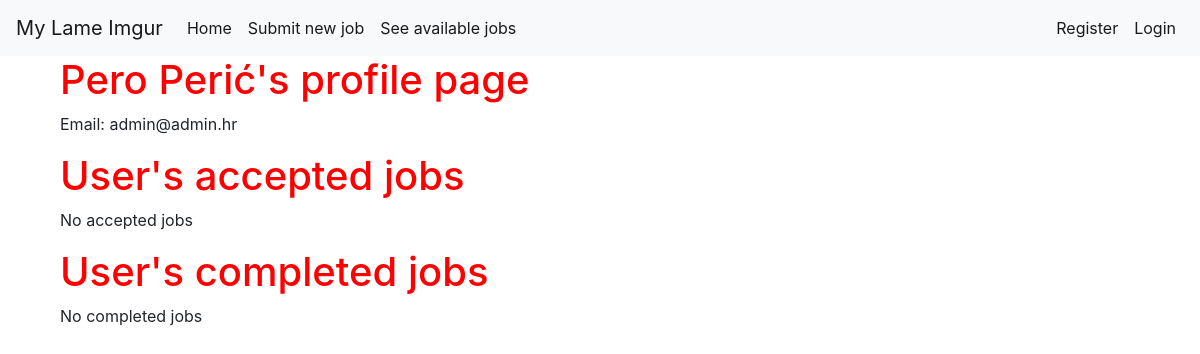
/accounts/profile/1, run on an earlier commit of the app's database.
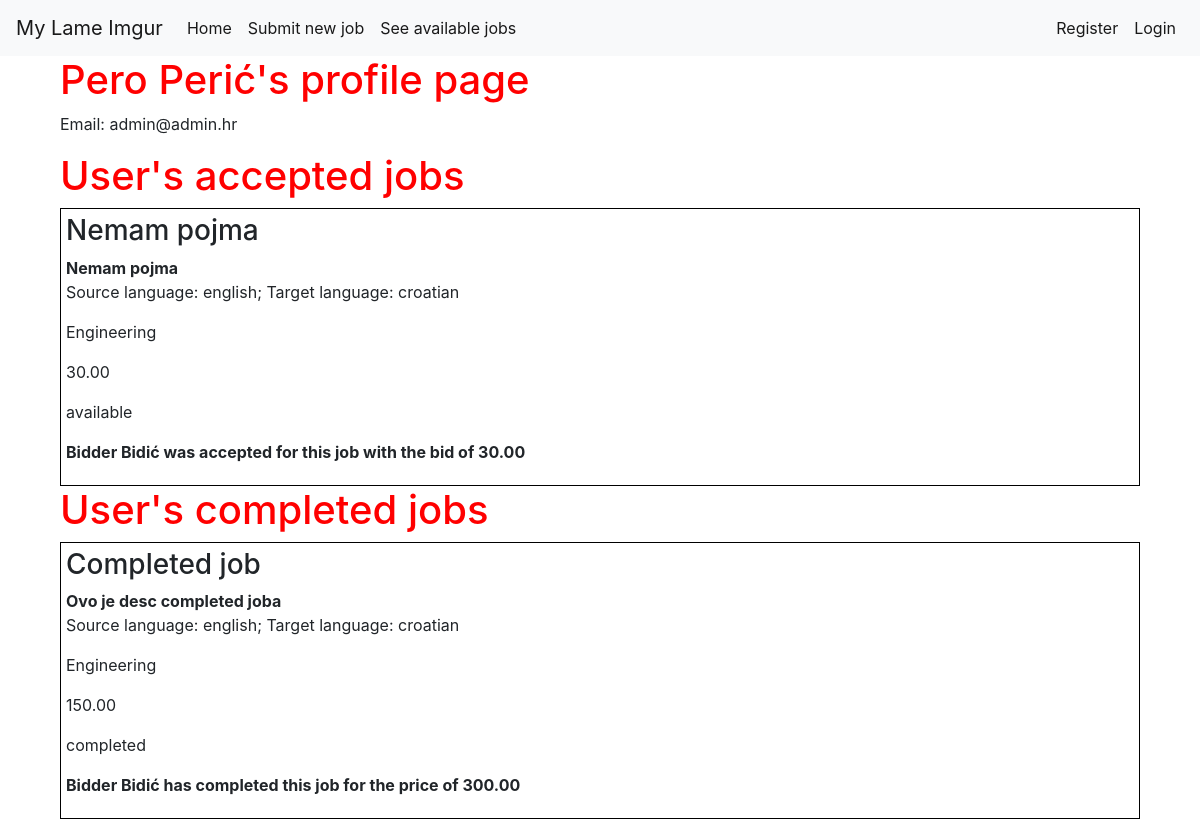
And on a later commit of the database.
### app/models.py (models this page shows, shortened)
class Job(models.Model):
    class Status(models.TextChoices):
        AVAILABLE = 'available', "Available"
        ASSIGNED = 'assigned', "Assigned"
        IN_PROGRESS = 'in_progress', "In Progress"
        COMPLETED = 'completed', "Completed"
    class Field(models.TextChoices):
        ART = 'art', "Art"
        BUS = 'business', "Business"
        COMP = 'computers', "Computers"
        EDU = 'education', "Education"
        ENG = 'engineering', "Engineering"
        FIN = 'finance', "Finance"
        LAW = 'law', "Law"
        LIT = 'literature', "Literature"
        MED = 'medicine', "Medicine"
        SCI = 'science', "Science"
        SOC = 'social_sciences', "Social Sciences"
        TECH = 'technology', "Technology"
    class Language(models.TextChoices):
        ENG = 'en', "English"
        SPA = 'spa', "Spanish"
        FRE = 'fr', "French"
        GER = 'de', "German"
        ITA = 'it', "Italian"
        JPN = 'ja', "Japanese"
        CRO = 'hr', "Croatian"
    user = models.ForeignKey(User, on_delete=models.CASCADE)
    title = models.CharField(max_length=100)
    description = models.CharField(max_length=100)
    source_lang = models.CharField(
            max_length=3,
            choices=Language.choices,
            default=Language.ENG,
    )
    target_lang = models.CharField(
            max_length=3,
            choices=Language.choices,
            default=Language.CRO,
    )
    field = models.CharField(
            max_length=100,
            choices=Field.choices,
            default=Field.ENG,
    )
    budget = models.DecimalField(max_digits=8, decimal_places=2)
    text = models.TextField()
    status = models.CharField(
            max_length=100,
            choices=Status.choices,
            default=Status.AVAILABLE,
    )
    translation = models.TextField(blank=True, null=True)
    def accepted_bid(self):
        return self.bid_set.filter(accepted=True).first()
    def accepted_bidder(self):
        return self.accepted_bid().bidder.account
    @classmethod
    def accepted_jobs_for(cls, user):
        accepted_bids = Bid.objects.filter(job__in=user.job_set.all(), accepted=True)
        accepted_jobs = [ bid.job for bid in accepted_bids if bid.job.status != "completed" ]
        return accepted_jobs

class Bid(models.Model):
    bidder = models.ForeignKey(User, on_delete=models.CASCADE)
    job = models.ForeignKey(Job, on_delete=models.CASCADE)
    price = models.DecimalField(max_digits=8, decimal_places=2)
    accepted = models.BooleanField()

class Account(models.Model):
    user = models.OneToOneField(User, on_delete=models.CASCADE)
    name = models.CharField(max_length=100)
    balance = models.DecimalField(max_digits=8, decimal_places=2, default=0)
    translator = models.BooleanField()

### accounts/views.py (the view)
# urls.py: path('profile/<int:user_id>', views.profile, name="profile"),
def profile(request, user_id):
    user = get_object_or_404(User, pk=user_id)
    accepted_jobs = Job.accepted_jobs_for(user)
    completed_jobs = Job.objects.filter(user=user, status='completed')
    context = {
        'profile_user': user,
        'accepted_jobs': accepted_jobs,
        'completed_jobs': completed_jobs,
    }
    return render(request, 'accounts/profile.html', context)

### accounts/templates/accounts/profile.html
{% extends 'app/base.html' %}
{% block content %}
<div class="container">
  <div class="row">
    <div class="col-md-12">
      <h1>{{ profile_user.account.name }}'s profile page</h1>
      <p>Email: {{ profile_user.email }}</p>
    </div>
  </div>
  <div class="row">
    <div class="col-md-12">
      <h1>User's accepted jobs</h1>
      {% for job in accepted_jobs  %}
        <div class="job">
          <h3>{{ job.title }}</h3>
          <p>
            <strong>{{ job.description   }}</strong> </br>
            Source language: {{ job.source_lang   }};
            Target language: {{ job.target_lang   }}
          </p>
          <p>{{ job.field   }}</p>
          <p>{{ job.budget   }}</p>
          <p>{{ job.status   }}</p>
          <p>
            <strong>
              {{ job.accepted_bidder.name }} was accepted for this job with the
              bid of {{ job.accepted_bid.price }}
            </strong>
          </p>
        </div>
      {% empty %}
        <p>No accepted jobs</p>
      {% endfor %}
    </div>
    <div class="col-md-12">
      <h1>User's completed jobs</h1>
      {% for job in completed_jobs  %}
        <div class="job">
          <h3>{{ job.title }}</h3>
          <p>
            <strong>{{ job.description   }}</strong> </br>
            Source language: {{ job.source_lang   }};
            Target language: {{ job.target_lang   }}
          </p>
          <p>{{ job.field   }}</p>
          <p>{{ job.budget   }}</p>
          <p>{{ job.status   }}</p>
          <p>
            <strong>
              {{ job.accepted_bidder.name }} has completed this job for the
              price of {{ job.accepted_bid.price }}
            </strong>
          </p>
        </div>
      {% empty %}
        <p>No completed jobs</p>
      {% endfor %}
    </div>
  </div>
</div>
{% endblock content %}

What changed in the data, as far as the page shows it:
now on this page (row unchanged): Job: title "Nemam pojma", description "Nemam pojma", source_lang "english", target_lang "croatian", field "Engineering", budget "30.00", status "available", accepted_bidder.name "Bidder Bidić", accepted_bid.price "30.00", shown under "User's accepted jobs"
added Job: title "Completed job", description "Ovo je desc completed joba", source_lang "english", target_lang "croatian", field "Engineering", budget "150.00", status "completed", accepted_bidder.name "Bidder Bidić", accepted_bid.price "300.00", shown under "User's completed jobs"
Also different on the page:
text no longer shown: "No accepted jobs No completed jobs"
